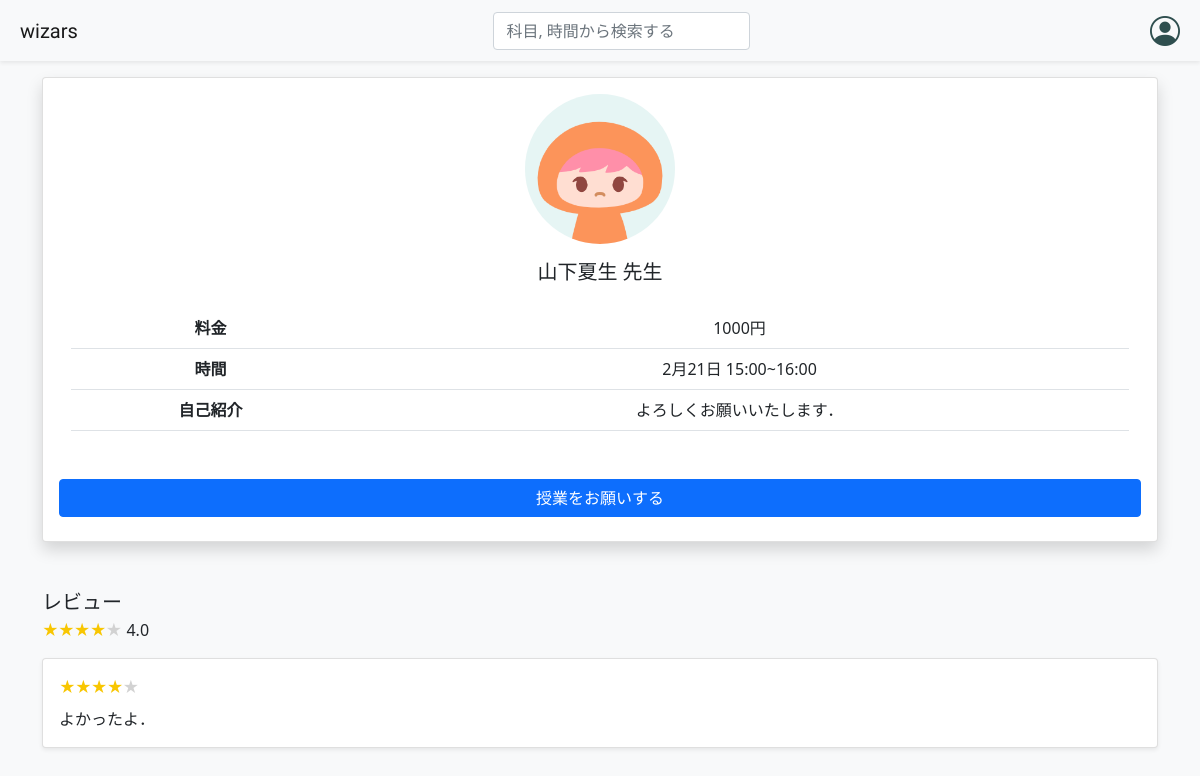
Page /teachers/1 on the committed database.
### models/models.py (models this page shows, shortened)
class Teacher(Base):
    __tablename__ = 'teachers'
    id = Column(Integer, primary_key=True)
    name = Column(String)
    subject = Column(String)
    price = Column(String)
    time = Column(String)
    text = Column(Text)
    image = Column(Integer)
    date = Column(DateTime, default=datetime.now())

class Review(Base):
    __tablename__ = 'reviews'
    id = Column(Integer, primary_key=True)
    teacher_id = Column(Integer)
    rating = Column(Integer)
    text = Column(Text)
    date = Column(DateTime, default=datetime.now())

### app/app.py (the view)
@app.route("/teachers/<int:id>")
def teacher(id):
    reviews = Review.query.filter_by(teacher_id=id).all()
    score = []
    for review in reviews:
        score.append(review.rating)
    score_average = 0
    if len(score) != 0:
        score_average = round(sum(score) / len(score), 1)
    score_round = round(score_average)
    teacher = Teacher.query.filter_by(id=id).first()
    return render_template("teacher.html", teacher=teacher, reviews=reviews, score_average=score_average, score_round=score_round)

### app/templates/teacher.html (shortened to what this page needs)
{% extends "main_layout.html" %}
{% block content%}
<div class="container">
    <div class="card shadow">
        <div class="card-body">
            <div class="container text-center">
                <img src="/static/images/{{teacher.image}}.png" class="rounded-circle" width="150" height="150"
                    alt="...">
                <h5 class="card-title mt-3">{{teacher.name}} 先生</h5>
                <table class="table mt-4">
                    <tbody>
                        <tr>
                            <th scope="row">料金</th>
                            <td>{{teacher.price}}</td>
                        </tr>
                        <tr>
                            <th scope="row">時間</th>
                            <td>{{teacher.time}}</td>
                        </tr>
                        <tr>
                            <th scope="row">自己紹介</th>
                            <td colspan="2">{{teacher.text}}</td>
                        </tr>
                    </tbody>
                </table>
            </div>
            <form action="/request" method="POST">
                <div class="d-grid gap-2 mt-5 mb-2">
                    <button type="submit" class="btn btn-primary">授業をお願いする</button>
                </div>
            </form>
        </div>
    </div>
    <h5 class="mt-5 mb-1">レビュー</h5>
    {% if score_average != 0 %}
    <div class="stars-review">
        <span>
            {% for _ in range(score_round) %}
            <label style="color: #F8C601; margin-right: -5px;">★</label>
            {% endfor %}
            {% for _ in range(5-score_round) %}
            <label style="color: #D2D2D2; margin-right: -5px;;">★</label>
            {% endfor %}
            <label style="margin-left: 5px;">{{score_average}}</label>
        </span>
    </div>
    {% endif %}
    {% for review in reviews %}
    <div class="card shadow-sm p-3 my-3">
        <div class="card-title">
            <div class="stars-review">
                <span>
                    {% for _ in range(review.rating) %}
                    <label style="color: #F8C601; margin-right: -5px;">★</label>
                    {% endfor %}
                    {% for _ in range(5-review.rating) %}
                    <label style="color: #D2D2D2; margin-right: -5px;;">★</label>
                    {% endfor %}
                </span>
            </div>
        </div>
        <div class="card-text">
            {{review.text}}
        </div>
    </div>
    {% endfor %}
</div>
{% endblock %}

### rows in the picture
Teacher: name "山下夏生", price "1000円", time "2月21日 15:00~16:00", text "よろしくお願いいたします．"
Review: rating 4 (drawn), text "よかったよ．"

### other values in the picture
{{ score_average }} "4.0"
